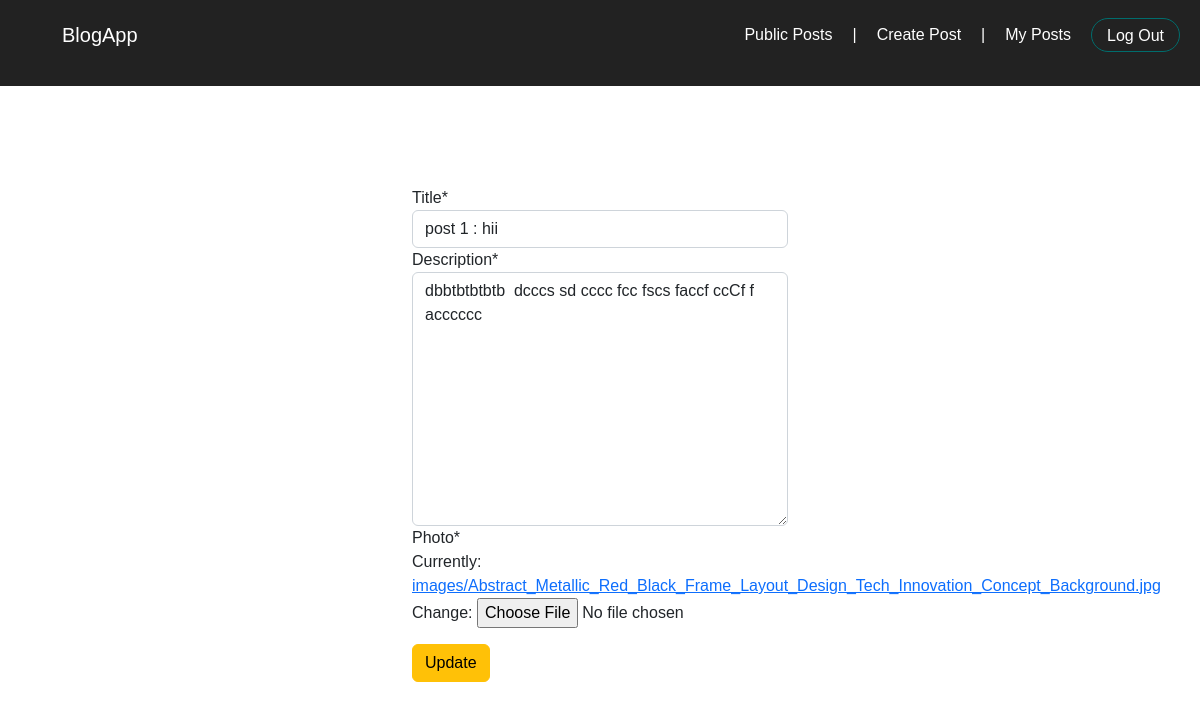
The page /update/5 (signed in) on the database its author committed.
### main/models.py (models this page shows)
class Post(models.Model):
    author=models.ForeignKey(User,on_delete=models.CASCADE)
    photo=models.ImageField(upload_to="images")
    title=models.CharField(max_length=30)
    description=models.TextField(max_length=180)
    created_at=models.DateTimeField(auto_now=True)

### main/views.py (the view)
# urls.py: path('update/<int:id>',views.update,name='update'),
@login_required(login_url='/login/')
def update(request,id):
    if request.method=='POST':
        object=Post.objects.get(pk=id)
        form=PostForm(request.POST,request.FILES,instance=object)
        if form.is_valid():
            form.save()
            return redirect('/home/')
    else:
        object=Post.objects.get(pk=id)
        form=PostForm(instance=object)
    return render(request, 'main/update.html',{'form':form})

### main/forms.py
class PostForm(forms.ModelForm):
    class Meta:
        model = Post
        fields=['title','description','photo']

### templates/main/update.html (shortened to what this page needs)
{% extends 'main/base.html' %}
{% load crispy_forms_tags %}
{% block content %}
<div class="container-fluid ">
    <div class="container" style="height: 100px;"></div>
    <div class="row">
      <div class="col"></div>
      <div class="col-4 ">
        <form action="" method="POST" enctype="multipart/form-data">
          {{form|crispy}}
          <button type="submit" class="btn btn-warning mt-3">Update</button>
        </form>
      </div>
      <div class="col"></div>
    </div>
  </div>
{% endblock %}

### main/static/css/base.css (style rules this page uses)
* { box-sizing: border-box; padding: 0; margin: 0; }
body { font-family: sans-serif; }

### rows shown on the page
Post: title "post 1 : hii", description "dbbtbtbtbtb dcccs sd cccc fcc fscs faccf ccCf f acccccc"
